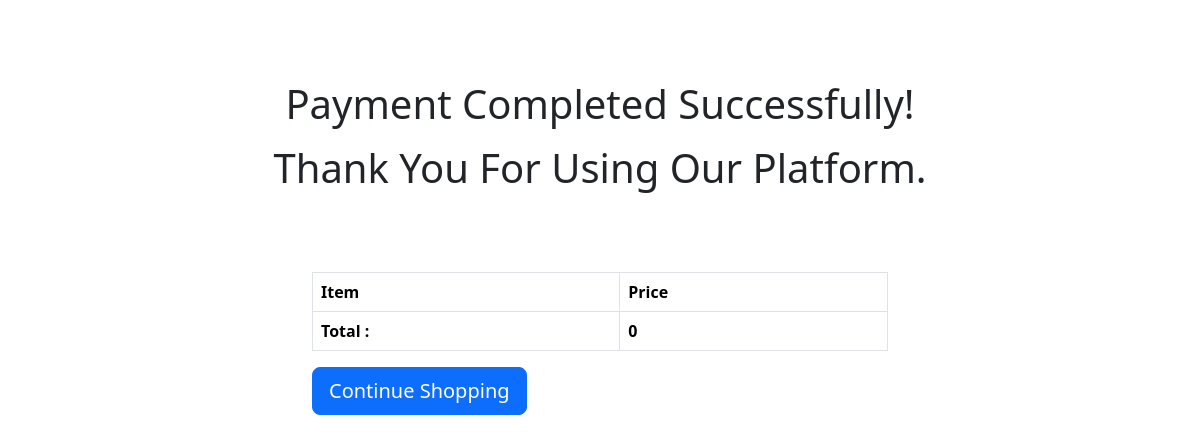
Page /cart/order/checkout/success/13/ (signed in) on the earlier database version.
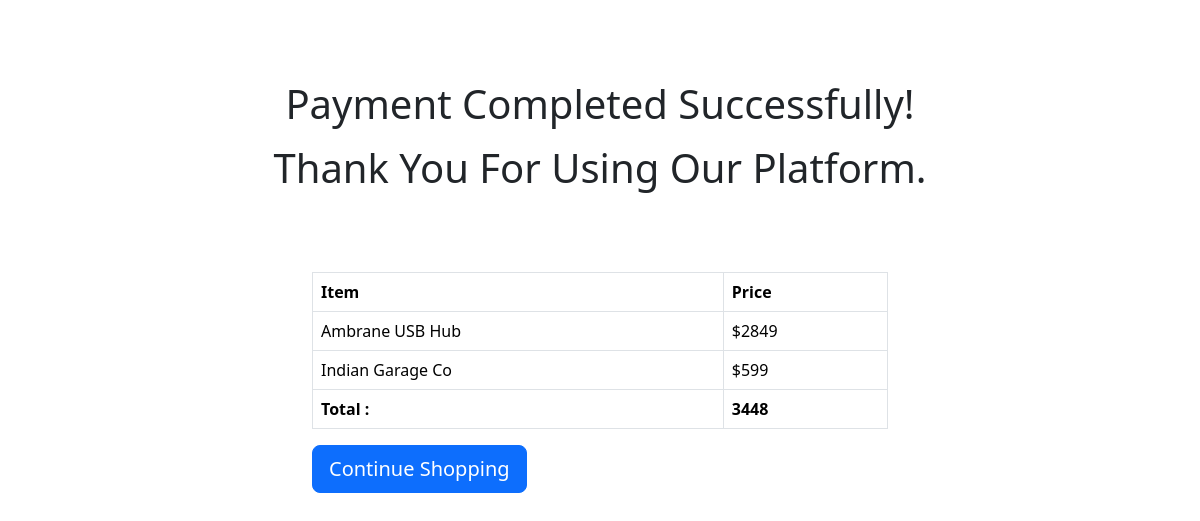
Same page on the later database version.
### cart/models.py (models this page shows, shortened)
class Cart(models.Model):
    user = models.ForeignKey(
        User, related_name='cart_user', on_delete=models.CASCADE)
    quantity = models.IntegerField()
    products = models.ForeignKey(
        Item, related_name='cart_products', on_delete=models.CASCADE)
    date_added = models.DateTimeField(auto_now_add=True)
    def __str__(self):
        return self.products.name

### Products/models.py (models this page shows, shortened)
class Item(models.Model):
    name = models.CharField(max_length=200)
    price = models.IntegerField()
    description = models.TextField(blank=True, null=True)
    stock = models.IntegerField()
    image = models.ImageField(upload_to='Item_images', blank=True, null=True)
    category = models.ForeignKey(
        Category, related_name='items', on_delete=models.CASCADE)
    created_by = models.ForeignKey(
        User, related_name='items', on_delete=models.CASCADE)
    created_at = models.DateTimeField(auto_now_add=True)

### cart/views.py (the view)
def payment_success(request, total_amount):
    user = request.user
    order = Order_Table.objects.filter(user=user)
    cart_items = Cart.objects.filter(user=user)
    total_amount = 0
    for cart_item in cart_items:
        if cart_item.products.offers.exists():
            cart_item.latest_offer = cart_item.products.offers.latest(
                'offer_date_added')
            subtotal = cart_item.latest_offer.offer_discount * cart_item.quantity
        else:
            subtotal = cart_item.subtotal()
        total_amount += subtotal
        cart_item.subtotal_amount = subtotal
    return render(request, 'payment_completed.html', {'total_amount': total_amount, 'order': order, 'cart_items': cart_items})

### Products/models.py (called while the page is built)
    @property
    def offer_discount(self):
        item_price = self.offer_item.price
        return round(item_price * self.discount_rate)

### core/context_processor.py (called while the page is built)
def categories_context_function(request):
    all_categories = Category.objects.all()
    return {'category_context': all_categories}

def no_of_items_in_cart_context_function(request):
    no_of_items_in_cart = 0
    user = request.user
    try:
        cart_of_user = Cart.objects.filter(user=user)
        for i in cart_of_user:
            no_of_items_in_cart += i.quantity
    except:
        count = 0
    return {'no_of_items_in_cart_context': no_of_items_in_cart}

### templates/payment_completed.html (shortened to what this page needs)
<link href="https://cdn.jsdelivr.net/npm/bootstrap@5.3.3/dist/css/bootstrap.min.css" rel="stylesheet"
>
<div class="container-fluid">
    <div class="row justify-content-center align-items-center ">
        <div class="col-7 p-3 my-5">
            <div class="display-6 text-center my-2">
                <p class="my-3"></p>Payment Completed Successfully!<br></p>
                <p>Thank You For Using Our Platform.<br></p>
            </div>
        </div>
    </div>
    <div class="row justify-content-center align-items-center ">
        <div class="col-6">
            <table class="table table-bordered">
                <thead>
                    <th>Item</th>
                    <th>Price</th>
                </thead>
                <tbody>
                    {% for i in cart_items %}
                    <tr>
                        <td>{{i}}</td>
                        {% if i.latest_offer %}
                        <td>${{ i.subtotal_amount }}</td>
                        {% else %}
                        <td>${{ i.subtotal }}</td>
                        {% endif %}
                    </tr>
                    {%endfor%}
                    <tr>
                        <th>Total :</th>
                        <th>{{total_amount}}</th>
                    </tr>
                </tbody>
            </table>
            <a href="{% url 'cart:delete_cart_after_payment_success' %}" class="btn btn-primary btn-lg">Continue
                Shopping</a>
        </div>
    </div>
</div>

Differences in the rows shown:
added Cart: products.name "Ambrane USB Hub", subtotal_amount "2849"
added Cart: products.name "Indian Garage Co", subtotal_amount "599"
Other differences:
{{ total_amount }}: "0" → "3448"
